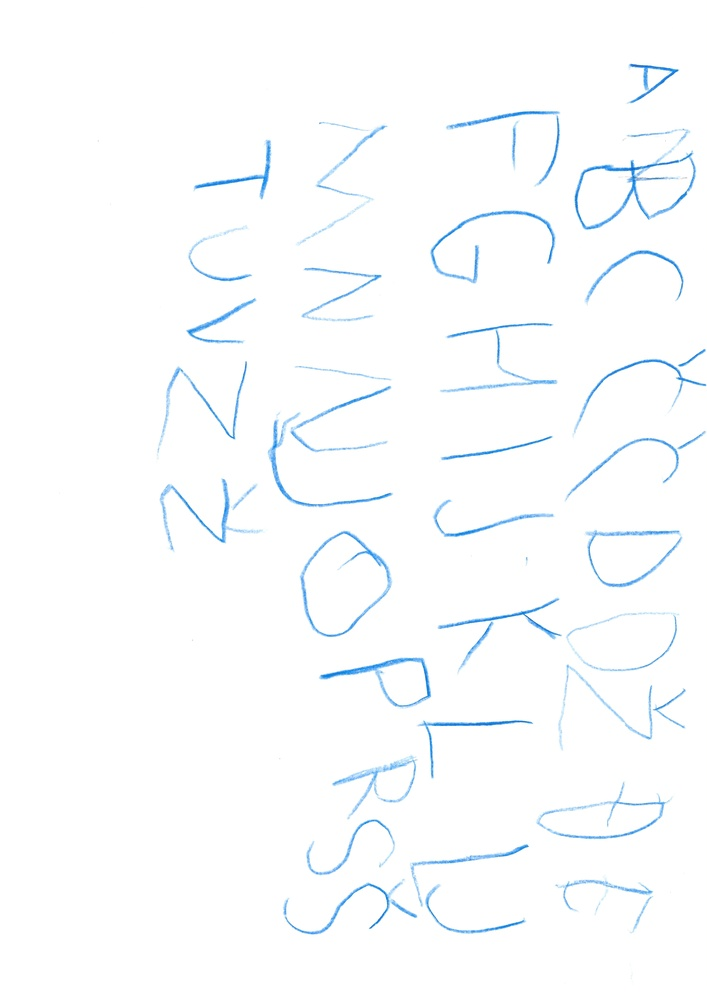
#> input picture letter-classifier-approach/test-pictures/Scan0057.jpg, 707 x 999 px, shrunk from 4962 x 7014 before the run; its folder holds only this picture in this run
$ python contrast-increase.py
#> lines starting #> are read from the running program, lines starting #| are printed output that depends on the picture
from PIL import Image, ImageEnhance
import os

path = os.path.dirname(os.path.abspath(__file__))
dir_for_test_samples=dir_for_results=os.path.join(path, "test-pictures")
dir_for_results=os.path.join(path, "contrast-increase-results")

for (dirpath, dirnames, filenames) in os.walk(dir_for_test_samples):
        for filename in filenames:
            image_path=os.path.join(dir_for_test_samples, filename)
            im = Image.open(image_path).convert("L")
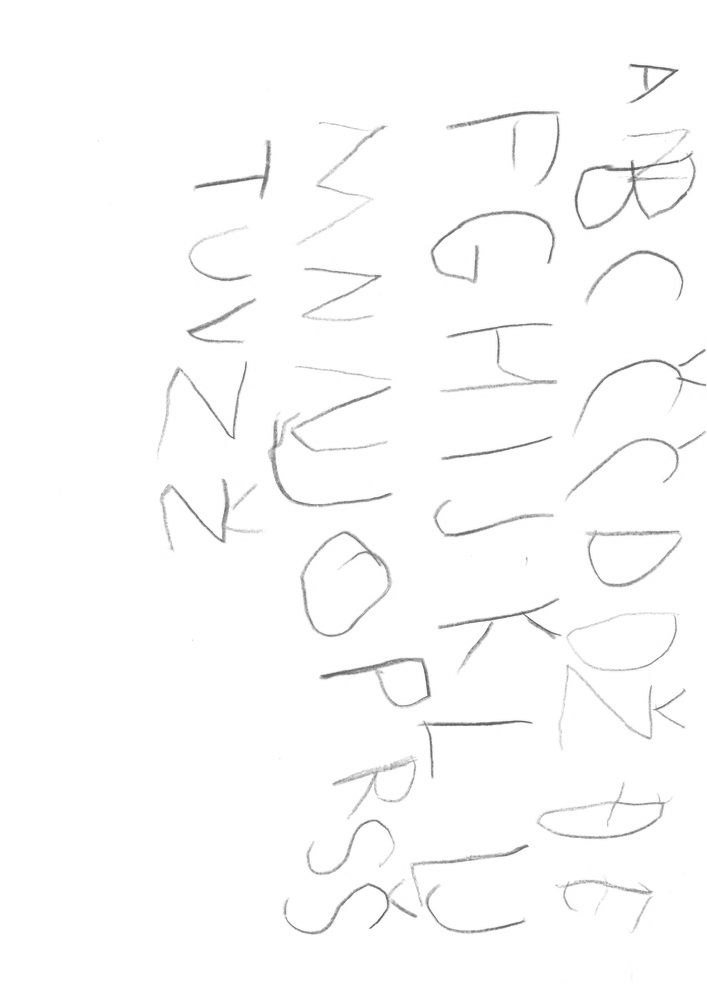
#> im: PIL image 707x999 L; min 85, max 255, mean 252.2
            enhancer = ImageEnhance.Contrast(im)

            splited_filename=os.path.splitext(filename)
            path_to_save=os.path.join(dir_for_results, splited_filename[0]+'-result.png')

            factor = 1.8
            im_output = enhancer.enhance(factor)
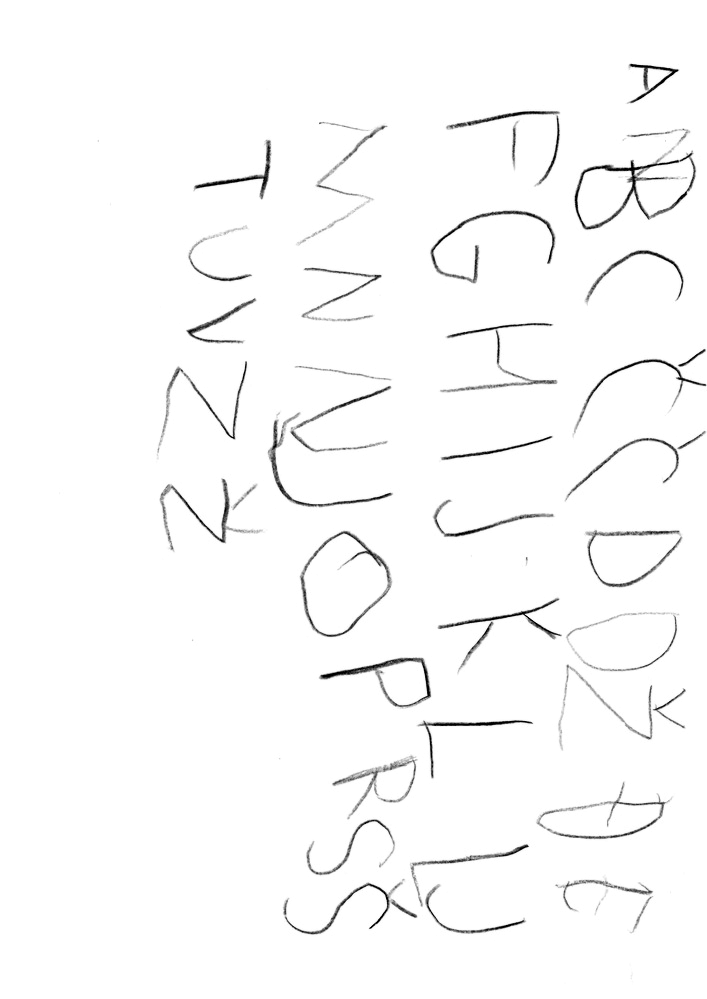
#> im_output: PIL image 707x999 L; min 0, max 255, mean 250.2
            im_output.save(path_to_save)

$ run again, on letter-classifier-approach/test-pictures/scan0003.png
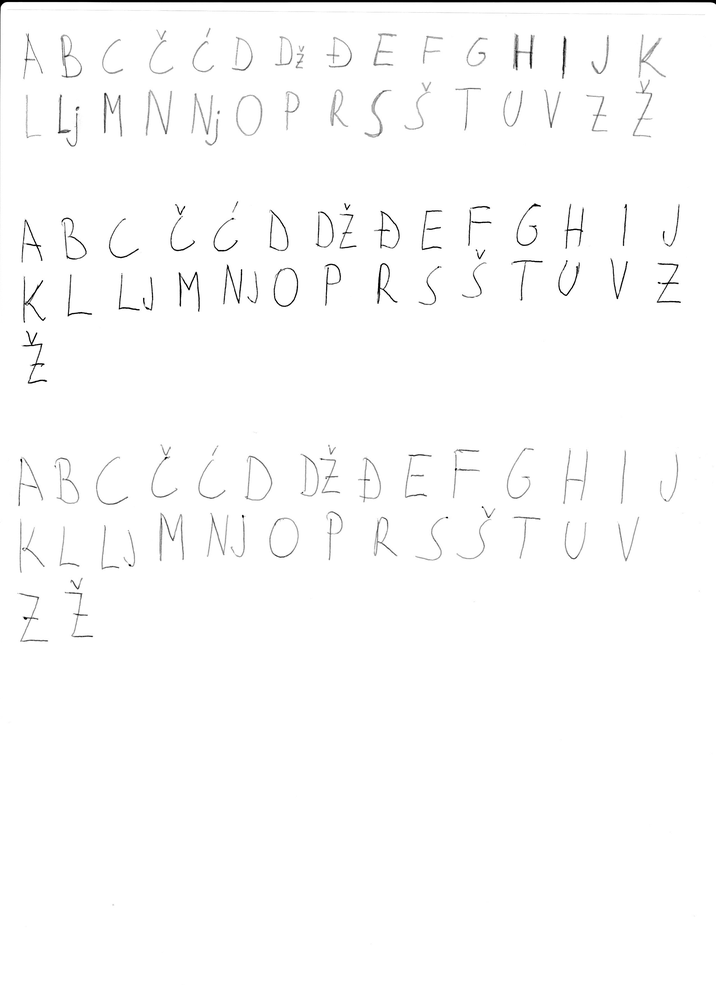
#> input picture letter-classifier-approach/test-pictures/scan0003.png, 716 x 985 px, shrunk from 2550 x 3507 before the run
#> `im_output = enhancer.enhance(factor)`:
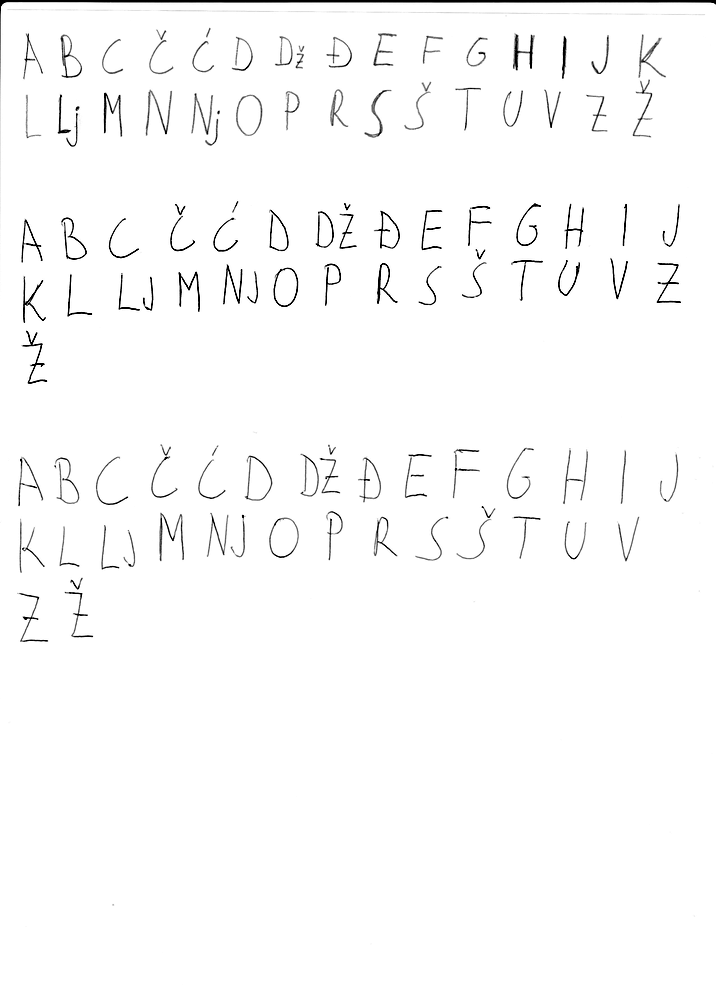
#> im_output: PIL image 716x985 L; min 0, max 255, mean 250.5

$ run again, on letter-classifier-approach/test-pictures/scan0004.png
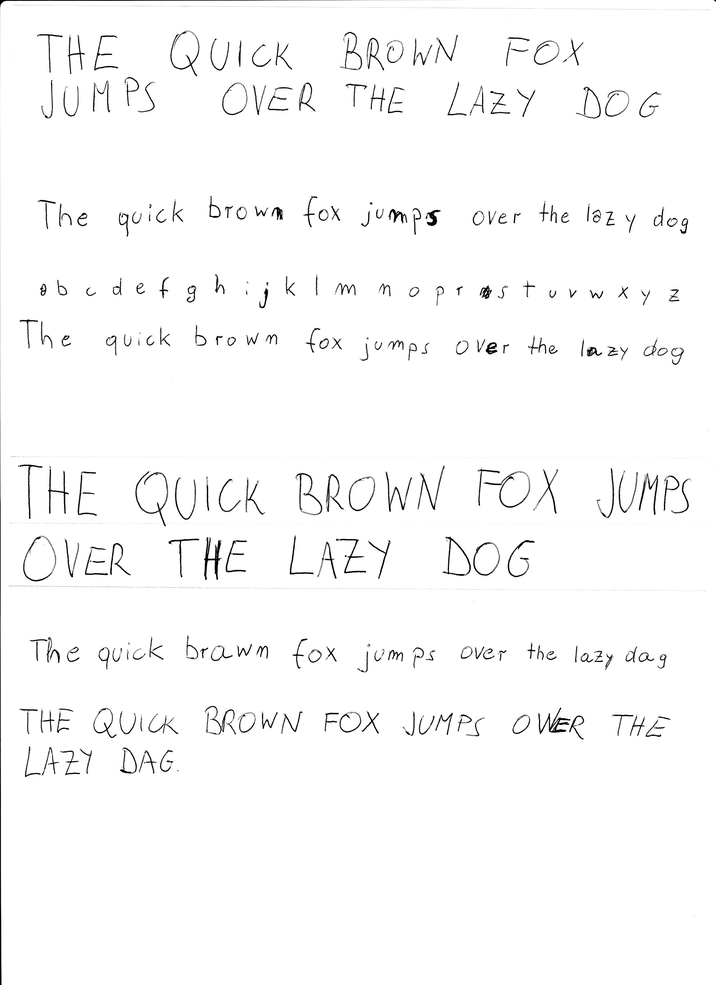
#> input picture letter-classifier-approach/test-pictures/scan0004.png, 716 x 985 px, shrunk from 2550 x 3507 before the run
#> `im_output = enhancer.enhance(factor)`:
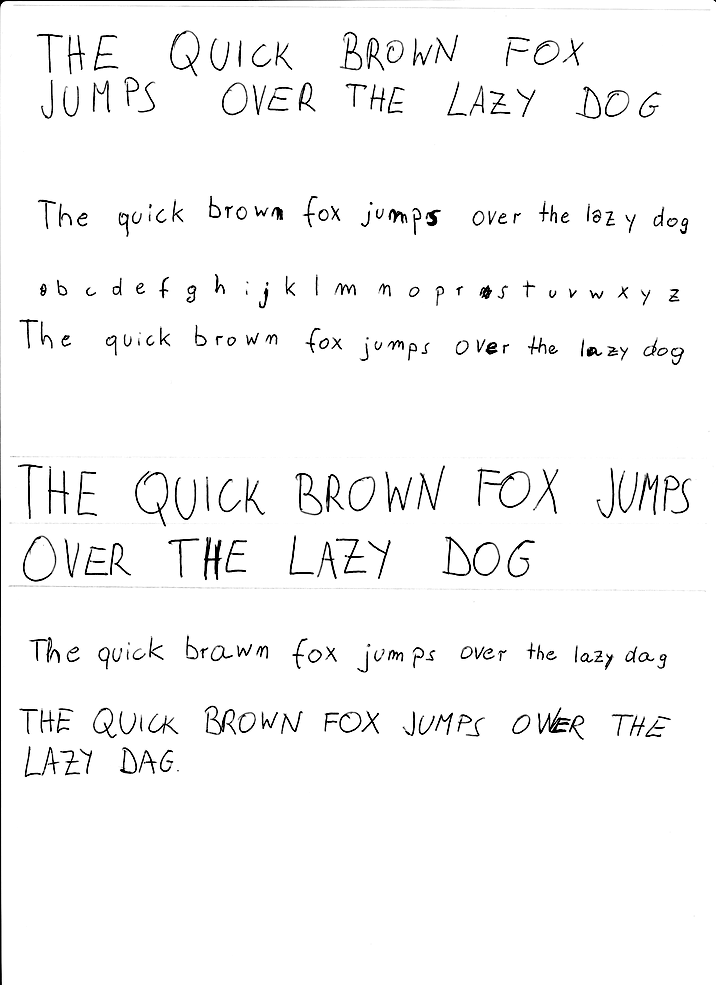
#> im_output: PIL image 716x985 L; min 0, max 255, mean 247.9

$ run again, on letter-classifier-approach/test-pictures/scan0005.png
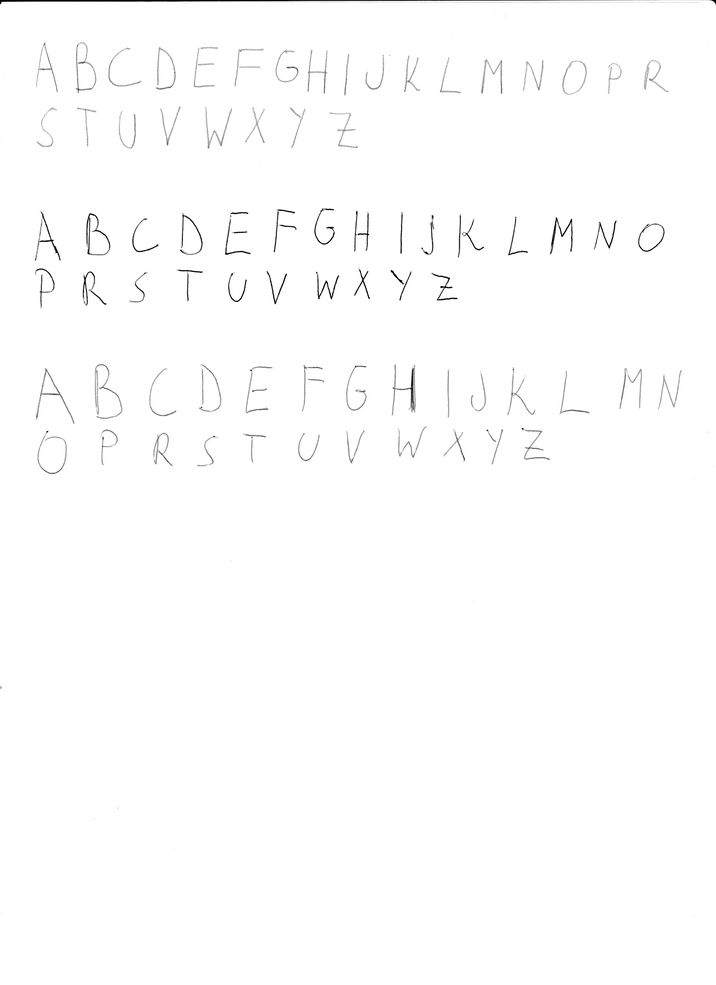
#> input picture letter-classifier-approach/test-pictures/scan0005.png, 716 x 985 px, shrunk from 2550 x 3507 before the run
#> `im_output = enhancer.enhance(factor)`:
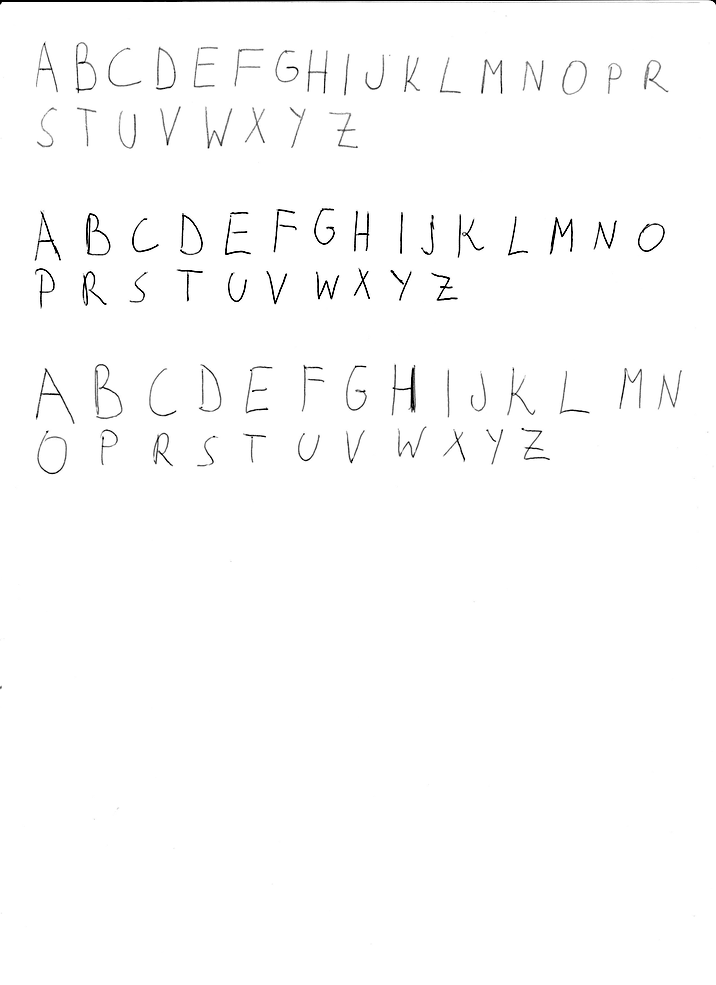
#> im_output: PIL image 716x985 L; min 0, max 255, mean 252.1
